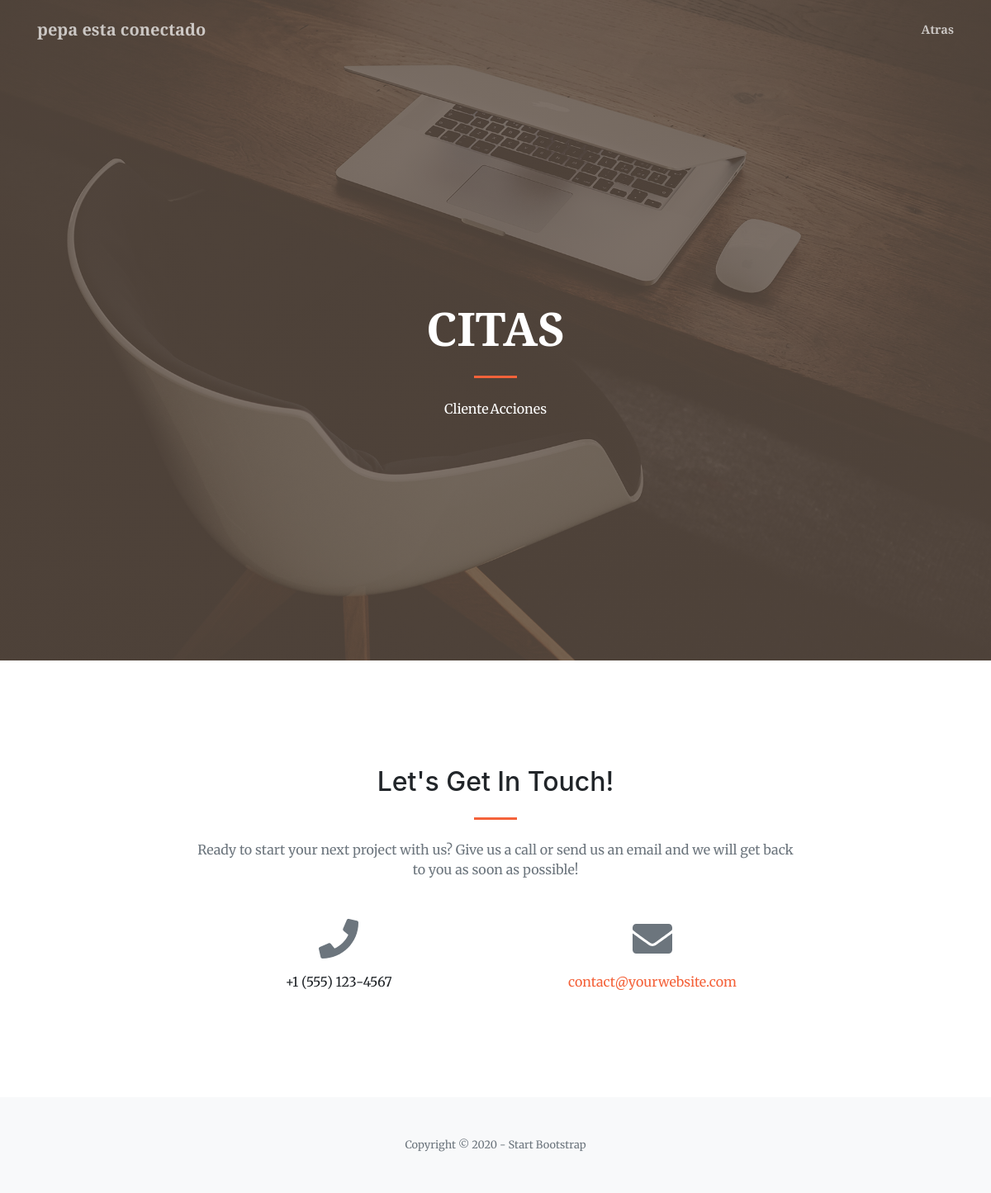
The page /listCita (signed in) on the database as committed earlier.
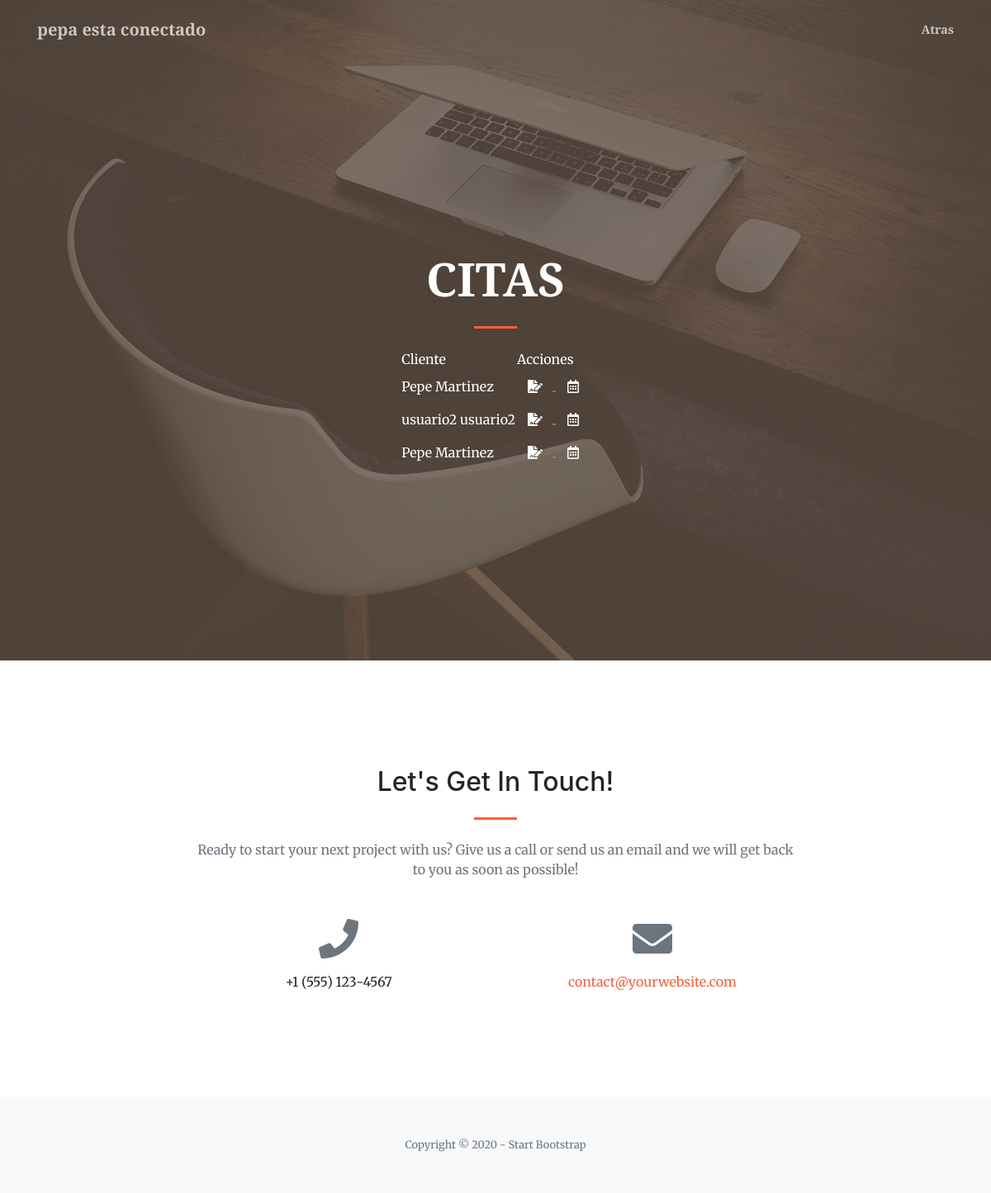
The same page on the database as committed later.
### nucleo/models.py (models this page shows)
class Cita(models.Model):
    fecha=models.DateField()
    idCliente=models.ForeignKey(Cliente,on_delete=models.CASCADE)
    idEspecialista=models.ForeignKey(Especialista,on_delete=models.CASCADE)
    informe=models.TextField(blank=True)
    realizada=models.BooleanField()

class Cliente(models.Model):
    dni=models.CharField(max_length=10)
    nombre=models.CharField(max_length=30)
    apellidos=models.CharField(max_length=50)
    direccion=models.CharField(max_length=100)
    fechaNacimiento=models.DateField()
    foto=models.CharField(max_length=100)
    idUsuario=models.ForeignKey(User,on_delete=models.CASCADE)

### nucleo/views.py (the view)
# urls.py: path('listCita',views.CitaListView.as_view(),name="listCita"),
class CitaListView(ListView):
    model=Cita
    def get_context_data(self, **kwargs):
        context = super().get_context_data(**kwargs)
        context["fecha"] = fecha
        return context

### nucleo/templates/nucleo/cita_list.html (shortened to what the changed rows need)
<!DOCTYPE html>
<html lang="en">
    <head>
        <link href="https://cdnjs.cloudflare.com/ajax/libs/magnific-popup.js/1.1.0/magnific-popup.min.css" rel="stylesheet" />
        {% load static %}
        <link href="{% static 'css/styles.css' %}" rel="stylesheet" />
    </head>
    <body id="page-top">
        <header class="masthead">
            <div class="container h-100">
                <div class="row h-100 align-items-center justify-content-center text-center">
                    <div class="col-lg-10 align-self-end">
                        <h1 class="text-uppercase text-white font-weight-bold">Citas</h1>
                        </div>
                        <div class="col-lg-8 align-self-baseline">
                        <div align="center">
                        <div class="panel panel-default">
                            <div class="panel-heading">
                            <table bgcolor="">
                            <thead>
							<tr>
                                {% if user.role.role == 'ROLE_ESP' %}
                                <td><font color="white">Cliente</font></td>
                                {% endif %}
                                <td><font color="white">Acciones</font></td>
							</tr>
						    <thead>
                            <tbody>
                            {% if cita_list %}
                            {% for c in cita_list %}
                            {% if user.role.role == 'ROLE_ESP' %}
                            {% if c.idEspecialista.idUsuario.id == user.id %}
                            {% if c.fecha == fecha %}
                            {% if c.realizada == 0%}
                            <td><font color="white">{{ c.idCliente.nombre }} {{ c.idCliente.apellidos }}</font></td>
                            <td> <a href="citaInforme/{{ c.id }}">
								    <abbr title="Rellenar informe">
									<button type="submit" class="btn btn-default">
										<font color="white"><i class="fas fa-file-signature"></i></font>
									</button>
                                    </abbr></a>
                                 <a href="citaFecha/{{ c.id }}">
								    <abbr title="Aplazar cita">
									<button type="submit" class="btn btn-default">
										<font color="white"><i class="far fa-calendar-alt"></i></font>
									</button>
                                    </abbr></a>
                            </td>
                            {% endif %}
                            {% endif %}
                            {% endif %}
                            {% endif %}
                            {% endfor %}
                            </tbody>
                            </table>
                            {% else %}
                            <p>No hay ninguna cita</p>
                            {% endif %}
                        </div>
                      </div>
                    </div>
                </div>
            </div>
        </header>
        <section class="page-section" id="contact">
            <div class="container">
                <div class="row justify-content-center">
                    <div class="col-lg-8 text-center">
                        <h2 class="mt-0">Let's Get In Touch!</h2>
                    </div>
                </div>
            </div>
        </section>
    </body>
</html>

Rows that differ between the two databases and show on the page:
now on this page (row edited): Cita: idCliente.nombre "Pepe", idCliente.apellidos "Martinez"
now on this page (row edited): Cita: idCliente.nombre "usuario2", idCliente.apellidos "usuario2"
now on this page (row edited): Cita: idCliente.nombre "Pepe", idCliente.apellidos "Martinez"
